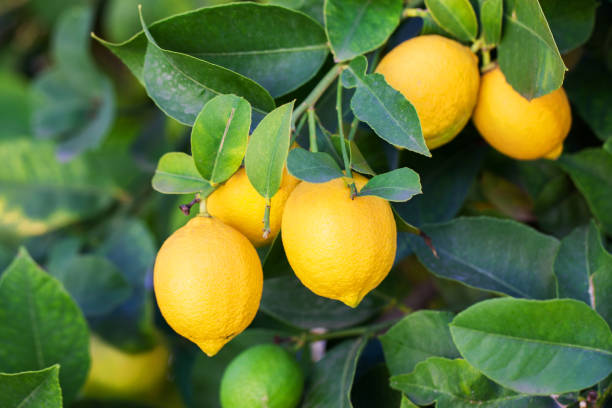
#> input picture images/Term-project/lemon_tree1_6a924bd59d867.jpg, 612 x 408 px
$ python term_project.py --image images/Term-project/lemon_tree1_6a924bd59d867.jpg
#> lines starting #> are read from the running program, lines starting #| are printed output that depends on the picture; after the words box and inside, x2 and y2 are one past the last pixel; in counts of white or black regions, pixels touching at a corner belong together
#> in process, bgr is the input picture: shape (408, 612, 3); mean B, G, R 53, 114.7, 93.4
### scripts/lemon_detector.py
"""
Lemon Detection and Counting Pipeline Component
Term Project - Digital Image Processing

Unified processing pipeline for detecting and counting lemons in tree foliage images:
1. Color Space Conversion (RGB -> HSV / HSI)
2. Color Slicing / Binarization (Yellow & optional Unripe Green Hue isolation)
3. Morphological Cleaning (Opening to remove specks, Closing to seal holes)
4. Overlap Separation (Euclidean Distance Transform + Marker-Controlled Watershed)
5. Connected Component Analysis & Feature Filtering (Area, Circularity, Aspect Ratio)
6. Object Counting & Visualization
"""

import cv2
import numpy as np
import matplotlib.pyplot as plt
from typing import Dict, Any, List, Tuple, Optional


def rgb_to_hsv(rgb_image: np.ndarray) -> np.ndarray:
    """
    Converts an RGB image to the HSV color space.

    In OpenCV, H is mapped to [0, 179], S to [0, 255], and V to [0, 255].
    Hue isolates the chromatic purity (yellow vs. green leaves) independent
    of shadows and direct sun glare captured in Value (V).
    """
    return cv2.cvtColor(rgb_image, cv2.COLOR_RGB2HSV)
#> returned value: shape (408, 612, 3); mean H, S, V 52.2, 150.3, 122.9


def color_slice(
    hsv_image: np.ndarray,
    h_range: Tuple[int, int] = (13, 35),
    s_min: int = 50,
    v_min: int = 50,
    include_green: bool = False,
    green_h_range: Tuple[int, int] = (40, 56),
    green_s_min: int = 120,
    green_v_min: int = 95
) -> np.ndarray:
    """
    Applies color slicing / thresholding in HSV color space.

    Parameters:
        hsv_image: Input HSV image (H: 0-179, S: 0-255, V: 0-255).
        h_range: (min_hue, max_hue) for ripe yellow lemons.
                 For images with sun-disturbed yellow leaves (lemon_tree3),
                 restricting h_max to 25-26 effectively suppresses yellow-green foliage.
        s_min: Minimum saturation to exclude grayish background / reflections.
        v_min: Minimum brightness value to exclude deep shadows.
        include_green: If True, also includes unripe green lemons.
        green_h_range: (min_hue, max_hue) for green lemon range.
        green_s_min: Stricter saturation threshold for green lemons.
        green_v_min: Stricter value threshold for green lemons.

    Returns:
        Binary mask (uint8, 0 or 255) containing segmented lemon regions.
    """
#> called with h_range = (13, 36), s_min = 55, v_min = 55, include_green = True, green_h_range = (40, 56), green_s_min = 120, green_v_min = 95
    H = hsv_image[:, :, 0]
    S = hsv_image[:, :, 1]
    V = hsv_image[:, :, 2]
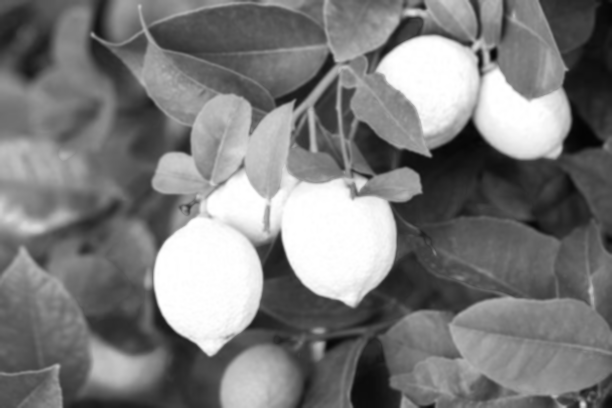
#> V: shape (408, 612); min 4, max 255, mean 122.9

    # Yellow ripe lemon mask
    mask_yellow = (
        (H >= h_range[0]) & (H <= h_range[1]) &
        (S >= s_min) &
        (V >= v_min)
    )
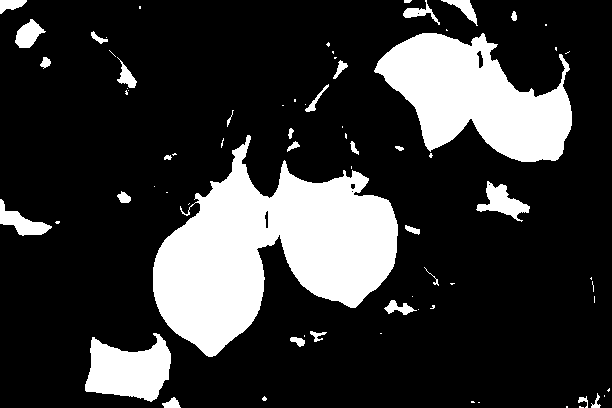
#> mask_yellow: shape (408, 612) bool; 20.8% white; 73 white regions (42 under 20 px), largest, box (x1, y1, x2, y2) and area: (153, 135, 398, 357) 27985, (374, 33, 572, 162) 14918, (85, 333, 171, 402) 3916

    if include_green:
        # Green unripe lemon mask (stricter S and V to avoid dark background leaves)
        mask_green = (
            (H >= green_h_range[0]) & (H <= green_h_range[1]) &
            (S >= green_s_min) &
            (V >= green_v_min)
        )
#> mask_green: shape (408, 612) bool; 16.9% white; 155 white regions (109 under 20 px), largest, box (x1, y1, x2, y2) and area: (448, 299, 612, 348) 5331, (158, 45, 273, 194) 4796, (478, 0, 561, 92) 4223
        combined = mask_yellow | mask_green
#> combined: shape (408, 612) bool; 37.6% white; 171 white regions (115 under 20 px), largest, box (x1, y1, x2, y2) and area: (153, 45, 398, 357) 35094, (333, 0, 572, 162) 21852, (3, 259, 171, 402) 8135
    else:
        combined = mask_yellow

    return (combined.astype(np.uint8)) * 255


def morphological_clean(
    binary_mask: np.ndarray,
    ksize: int = 5,
    open_iters: int = 2,
    close_iters: int = 2
) -> np.ndarray:
    """
    Cleans binary mask noise using morphological Opening and Closing.

    - Opening (Erosion followed by Dilation): Removes thin stems, leaf specks,
      and isolated background noise.
    - Closing (Dilation followed by Erosion): Fills internal holes caused by
      specular reflections or texture variation on lemon rinds.
    """
#> called with ksize = 5, open_iters = 2, close_iters = 2
    kernel = cv2.getStructuringElement(cv2.MORPH_ELLIPSE, (ksize, ksize))

    # 1. Opening: Removes isolated false positives & thin connectors
    opened = cv2.morphologyEx(binary_mask, cv2.MORPH_OPEN, kernel, iterations=open_iters)
#> opened: shape (408, 612); 33.3% white; 48 white regions, largest, box (x1, y1, x2, y2) and area: (153, 111, 398, 357) 31185, (376, 0, 572, 162) 17710, (4, 261, 171, 402) 7609

    # 2. Closing: Fills internal holes and bridges small cracks
    closed = cv2.morphologyEx(opened, cv2.MORPH_CLOSE, kernel, iterations=close_iters)
#> closed: shape (408, 612); 34.2% white; 30 white regions, largest, box (x1, y1, x2, y2) and area: (153, 99, 398, 357) 33044, (376, 0, 572, 162) 20338, (0, 261, 171, 402) 7766

    return closed


def separate_overlapping_watershed(
    cleaned_mask: np.ndarray,
    bgr_image: np.ndarray,
    peak_ksize: int = 25,
    min_dist_val: float = 12.0
) -> Tuple[np.ndarray, np.ndarray, np.ndarray]:
    """
    Separates overlapping and touching lemons using Euclidean Distance Transform
    and Marker-Controlled Watershed segmentation.

    Parameters:
        cleaned_mask: Binary mask after morphological cleaning.
        bgr_image: Original color image in BGR format (required by cv2.watershed).
        peak_ksize: Neighborhood kernel diameter for morphological peak dilation.
        min_dist_val: Minimum distance transform value to qualify as a lemon core.

    Returns:
        dist: Normalized float32 Euclidean distance transform map.
        markers: Watershed label matrix (markers > 1 are segmented objects).
        peaks: Binary mask of detected local maxima seeds.
    """
#> called with peak_ksize = 35, min_dist_val = 14
    # 1. Euclidean Distance Transform (L2 metric)
    dist = cv2.distanceTransform(cleaned_mask, cv2.DIST_L2, 5)

    # 2. Local Peak Detection via Morphological Dilation
    # A pixel is a local maximum if dist == dilate(dist) and dist >= min_dist_val
    peak_kernel = cv2.getStructuringElement(cv2.MORPH_ELLIPSE, (peak_ksize, peak_ksize))
    dist_dilated = cv2.dilate(dist, peak_kernel)
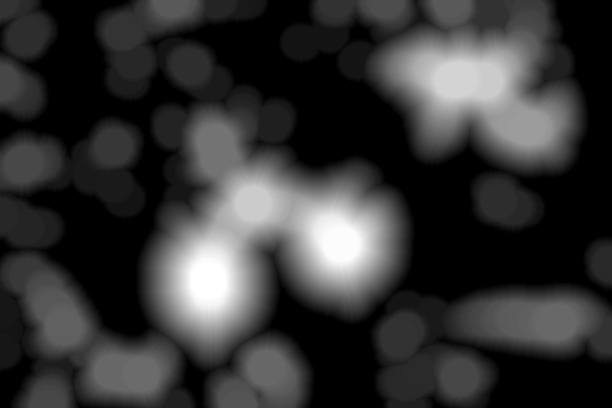
#> dist_dilated: shape (408, 612) float32; min 0, max 56, mean 11.6; drawn with min black and max white
    peaks = (dist == dist_dilated) & (dist >= min_dist_val)
#> peaks: shape (408, 612) bool; 0.01% white in thin lines or dots

    # 3. Create Sure Foreground Markers
    # Dilate peaks slightly so each seed has a solid core
    peaks_dilated = cv2.dilate(peaks.astype(np.uint8), cv2.getStructuringElement(cv2.MORPH_ELLIPSE, (3, 3)))
#> peaks_dilated: shape (408, 612); values 0 (black) and 1 (white), 0.05% white in thin lines or dots
    num_markers, markers = cv2.connectedComponents(peaks_dilated)
#> markers: shape (408, 612) int32; 22 distinct labels, from 0 to 21
#> num_markers = 22

    # 4. Create Sure Background and Unknown Boundary Region
    # Dilate mask to ensure background marker definitely covers non-lemon pixels
    sure_bg = cv2.dilate(cleaned_mask, cv2.getStructuringElement(cv2.MORPH_ELLIPSE, (7, 7)), iterations=2)
#> sure_bg: shape (408, 612); 47.5% white; 20 white regions, largest, box (x1, y1, x2, y2) and area: (147, 93, 404, 363) 39833, (319, 0, 578, 168) 27908, (0, 255, 186, 408) 12901
    unknown = cv2.subtract(sure_bg, peaks_dilated * 255)
#> unknown: shape (408, 612); 47.5% white; 20 white regions, largest, box (x1, y1, x2, y2) and area: (147, 93, 404, 363) 39805, (319, 0, 578, 168) 27885, (0, 255, 186, 408) 12882

    # 5. Format markers for cv2.watershed:
    # 0 = unknown boundary, 1 = sure background, 2..N = object seed markers
    markers = markers + 1
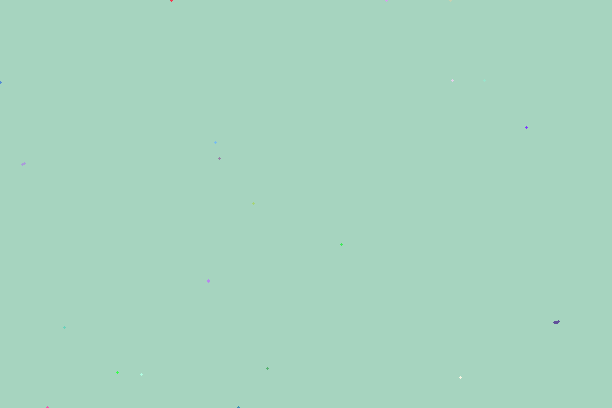
#> markers: shape (408, 612) int32; 22 distinct labels, from 1 to 22; one colour per label, 0 black
    markers[unknown == 255] = 0
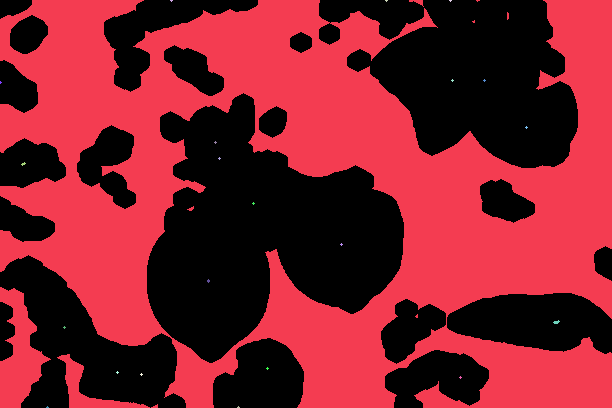
#> markers: shape (408, 612) int32; 23 distinct labels, from 0 to 22; one colour per label, 0 black

    # 6. Apply Marker-Controlled Watershed
    ws_markers = cv2.watershed(bgr_image, markers)
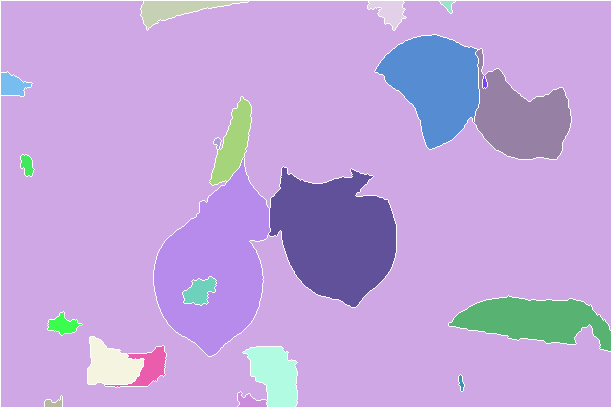
#> ws_markers: shape (408, 612) int32; 23 distinct labels, from -1 to 22; one colour per label, 0 black, -1 white

    return dist, ws_markers, peaks


def filter_connected_components(
    ws_markers: np.ndarray,
    cleaned_mask: np.ndarray,
    hsv_image: np.ndarray,
    min_area: float = 300.0,
    max_area: Optional[float] = None,
    min_circularity: float = 0.20,
    max_aspect_ratio: float = 3.2,
    unripe_min_circularity: float = 0.45,
    unripe_max_aspect_ratio: float = 1.6
) -> Tuple[List[Dict[str, Any]], np.ndarray]:
    """
    Extracts features for each watershed region using Connected Component Analysis
    and filters out non-lemon artifacts based on area and shape compactness.

    Distinguishes ripe yellow lemons from green unripe fruits:
    - Ripe lemons: evaluated with min_circularity and max_aspect_ratio.
    - Unripe lemons (Mean Hue > 36): subject to stricter circularity and aspect ratio
      constraints to strictly eliminate flat, elongated green foliage.
    """
#> called with min_area = 600, min_circularity = 0.2, max_aspect_ratio = 3, unripe_min_circularity = 0.5, unripe_max_aspect_ratio = 1.6
    valid_lemons = []
    filtered_mask = np.zeros_like(cleaned_mask, dtype=np.uint8)
    H = hsv_image[:, :, 0]

    unique_labels = [label for label in np.unique(ws_markers) if label > 1]
#> unique_labels = [2, 3, 4, 5, 6, 7, 8, 9, 10, 11, 12, 13, 14, 15, 16, 17, 18, 19, 20, 21, 22]

    for label in unique_labels:
        # Extract binary region belonging to this marker, bounded by cleaned mask
        region = ((ws_markers == label) & (cleaned_mask > 0)).astype(np.uint8)

        contours, _ = cv2.findContours(region, cv2.RETR_EXTERNAL, cv2.CHAIN_APPROX_SIMPLE)
        if not contours:
            continue

        cnt = max(contours, key=cv2.contourArea)
        area = cv2.contourArea(cnt)

        # Area filtering
        if area < min_area:
            continue
        if max_area is not None and area > max_area:
            continue

        # Perimeter and Circularity calculation
        perimeter = cv2.arcLength(cnt, True)
        if perimeter == 0:
            continue
        circularity = (4.0 * np.pi * area) / (perimeter * perimeter)

        # Bounding box & Aspect ratio
        x, y, w, h = cv2.boundingRect(cnt)
        aspect_ratio = max(w, h) / max(1.0, min(w, h))

        # Measure mean Hue to classify ripe vs unripe
        c_mask = np.zeros_like(cleaned_mask)
        cv2.drawContours(c_mask, [cnt], -1, 255, -1)
        mean_h = float(np.mean(H[c_mask == 255])) if np.any(c_mask == 255) else 20.0
        is_unripe = (mean_h > 36.0)

        # Shape filter depending on maturity state
        if is_unripe:
            if circularity < unripe_min_circularity or aspect_ratio > unripe_max_aspect_ratio:
                continue
        else:
            if circularity < min_circularity or aspect_ratio > max_aspect_ratio:
                continue

        # Centroid calculation via spatial moments
        M = cv2.moments(cnt)
        if M["m00"] > 0:
            cx = int(M["m10"] / M["m00"])
            cy = int(M["m01"] / M["m00"])
        else:
            cx, cy = x + w // 2, y + h // 2

        lemon_id = len(valid_lemons) + 1
        valid_lemons.append({
            "id": lemon_id,
            "center": (cx, cy),
            "bbox": (x, y, w, h),
            "area": area,
            "perimeter": perimeter,
            "circularity": circularity,
            "aspect_ratio": aspect_ratio,
            "mean_hue": mean_h,
            "is_unripe": is_unripe,
            "contour": cnt
        })

        filtered_mask = cv2.bitwise_or(filtered_mask, region * 255)
#> this loop made 21 passes
#> (area, perimeter, circularity, x, y, w, h, aspect_ratio) on passes 4, 7, 11, 12, 16, 17: (7187.5, 370.1, 0.659, 376, 35, 103, 114, 1.11), (5726, 428.3, 0.392, 474, 49, 97, 110, 1.13), (13613, 535.8, 0.596, 154, 158, 116, 198, 1.71), (11885.5, 506.7, 0.582, 269, 170, 127, 137, 1.08), (2002.5, 205.3, 0.597, 243, 347, 54, 60, 1.11), (1575.5, 191.6, 0.539, 88, 337, 56, 47, 1.19)
#> pass 1, in filter_connected_components, `region = ((ws_markers == label) & (cleaned_mask > 0)).astype(np.uint8)`:
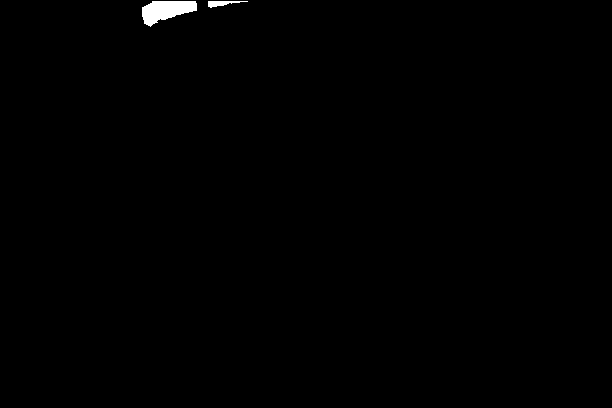
#> region: shape (408, 612); values 0 (black) and 1 (white), 0.41% white; 2 white regions, box (x1, y1, x2, y2) and area: (142, 1, 197, 27) 894, (208, 1, 248, 8) 140
#> (the rest of the program and of its run is left out)
